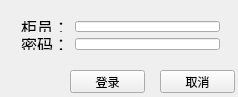
<?xml version="1.0" encoding="UTF-8"?>
<ui version="4.0">
 <class>Widget</class>
 <widget class="QWidget" name="Widget">
  <property name="geometry">
   <rect>
    <x>0</x>
    <y>0</y>
    <width>238</width>
    <height>97</height>
   </rect>
  </property>
  <property name="windowTitle">
   <string>柜员登录</string>
  </property>
  <widget class="QWidget" name="formLayoutWidget">
   <property name="geometry">
    <rect>
     <x>10</x>
     <y>10</y>
     <width>221</width>
     <height>51</height>
    </rect>
   </property>
   <layout class="QFormLayout" name="formLayout">
    <item row="0" column="0">
     <widget class="QLabel" name="Label">
      <property name="font">
       <font>
        <family>仿宋</family>
        <pointsize>12</pointsize>
        <weight>50</weight>
        <bold>false</bold>
       </font>
      </property>
      <property name="text">
       <string>柜员：</string>
      </property>
     </widget>
    </item>
    <item row="0" column="1">
     <widget class="QLineEdit" name="LineEdit"/>
    </item>
    <item row="1" column="0">
     <widget class="QLabel" name="Label_2">
      <property name="font">
       <font>
        <family>仿宋</family>
        <pointsize>12</pointsize>
       </font>
      </property>
      <property name="text">
       <string>密码：</string>
      </property>
     </widget>
    </item>
    <item row="1" column="1">
     <widget class="QLineEdit" name="LineEdit_2"/>
    </item>
   </layout>
  </widget>
  <widget class="QPushButton" name="pushButton">
   <property name="geometry">
    <rect>
     <x>70</x>
     <y>70</y>
     <width>75</width>
     <height>23</height>
    </rect>
   </property>
   <property name="text">
    <string>登录</string>
   </property>
  </widget>
  <widget class="QPushButton" name="pushButton_2">
   <property name="geometry">
    <rect>
     <x>160</x>
     <y>70</y>
     <width>75</width>
     <height>23</height>
    </rect>
   </property>
   <property name="text">
    <string>取消</string>
   </property>
  </widget>
  <zorder>LineEdit_2</zorder>
  <zorder>formLayoutWidget</zorder>
  <zorder>pushButton</zorder>
  <zorder>pushButton_2</zorder>
 </widget>
 <layoutdefault spacing="6" margin="11"/>
 <resources/>
 <connections>
  <connection>
   <sender>pushButton_2</sender>
   <signal>clicked()</signal>
   <receiver>Widget</receiver>
   <slot>close()</slot>
   <hints>
    <hint type="sourcelabel">
     <x>180</x>
     <y>77</y>
    </hint>
    <hint type="destinationlabel">
     <x>153</x>
     <y>66</y>
    </hint>
   </hints>
  </connection>
 </connections>
</ui>
